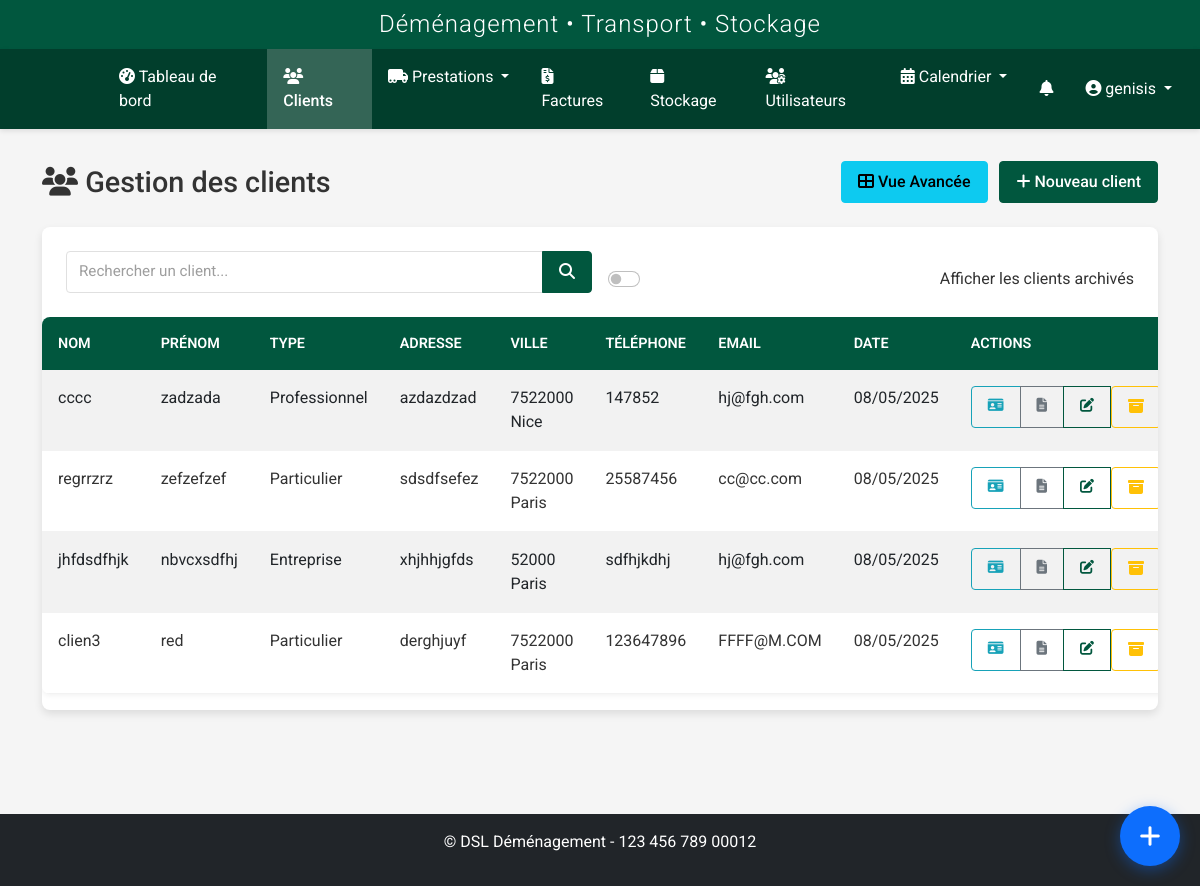
Screenshot of /clients/clients (signed in) with the database file from the repository.
### models.py (models this page shows, shortened)
class User(UserMixin, db.Model):
    id = db.Column(db.Integer, primary_key=True)
    nom = db.Column(db.String(64), nullable=False)
    prenom = db.Column(db.String(64), nullable=False)
    username = db.Column(db.String(64), unique=True, nullable=False)
    email = db.Column(db.String(120), unique=True, nullable=True)
    password_hash = db.Column(db.String(256), nullable=False)
    role = db.Column(db.String(20), nullable=False, default='transporteur')
    statut = db.Column(db.String(20), nullable=False, default='actif')
    vehicule = db.Column(db.String(100), nullable=True)
    type_vehicule_id = db.Column(db.Integer, db.ForeignKey('type_vehicule.id'), nullable=True)
    permis_conduire = db.Column(db.String(50), nullable=True)
    notes = db.Column(db.Text, nullable=True)
    derniere_connexion = db.Column(db.DateTime, nullable=True)
    date_creation = db.Column(db.DateTime, nullable=False, default=datetime.utcnow)
    prestations = db.relationship('Prestation', secondary=prestation_transporteurs, back_populates='transporteurs')
    type_vehicule = db.relationship('TypeVehicule', backref='transporteurs')
    def is_admin(self):
        return self.role in ['admin', 'superadmin']
    def is_transporteur(self):
        return self.role == 'transporteur' or self.is_admin()

class Client(db.Model):
    id = db.Column(db.Integer, primary_key=True)
    nom = db.Column(db.String(64), nullable=False)
    prenom = db.Column(db.String(64), nullable=False)
    adresse = db.Column(db.Text, nullable=True)
    code_postal = db.Column(db.String(10), nullable=True)
    ville = db.Column(db.String(64), nullable=True)
    pays = db.Column(db.String(64), default='France')
    telephone = db.Column(db.String(20), nullable=True)
    email = db.Column(db.String(120), nullable=True)
    type_client = db.Column(db.String(50), nullable=True)
    tags = db.Column(db.Text, nullable=True)
    observations = db.Column(db.Text, nullable=True)
    statut = db.Column(db.String(20), default='actif')
    archive = db.Column(db.Boolean, default=False)
    date_creation = db.Column(db.DateTime, nullable=False, default=datetime.utcnow)
    commercial_id = db.Column(db.Integer, db.ForeignKey('user.id'), nullable=True)
    commercial = db.relationship('User', backref=db.backref('clients', lazy=True), foreign_keys=[commercial_id])
    prestations_principales = db.relationship('Prestation', backref=db.backref('client_principal', lazy=True), lazy=True, foreign_keys="Prestation.client_id")
    prestations_supplementaires = db.relationship('Prestation', secondary=prestation_clients, back_populates='clients_supplementaires')
    factures = db.relationship('Facture', backref='client', lazy=True)

### routes/client.py (the view, shortened to what this page needs)
@client_bp.route('/clients')
@login_required
@role_required('commercial', 'admin', 'superadmin')
def index():
    form = SearchClientForm()
    query = request.args.get('query', '')
    show_archived = request.args.get('archives', type=bool, default=False)
    clients_query = Client.query
    if not current_user.is_admin():  # Si ce n'est pas un admin/superadmin
        clients_query = clients_query.filter_by(commercial_id=current_user.id)
    if not show_archived:
        clients_query = clients_query.filter_by(archive=False)
    clients = clients_query.order_by(Client.date_creation.desc()).all()
    return render_template(
        'clients/index.html',
        title='Gestion des Clients',
        clients=clients,
        form=form,
        query=query,
        search_query=query,
        show_archived=show_archived
    )

### templates/clients/index.html (shortened to what this page needs)
{% extends 'base.html' %}
{% block content %}
<div class="client-page">
    <div class="page-title">
        <h1><i class="fas fa-users"></i> Gestion des clients</h1>
        <div>
            <a href="{{ url_for('client.liste') }}" class="btn btn-info me-2">
                <i class="fas fa-th-large"></i> Vue Avancée
            </a>
            <a href="{{ url_for('client.add') }}" class="btn btn-primary">
                <i class="fas fa-plus"></i> Nouveau client
            </a>
        </div>
    </div>
    <div class="card">
        <div class="card-body">
            <form method="GET" action="{{ url_for('client.index') }}" class="row g-3 align-items-end">
                <div class="col-md-6">
                    <div class="input-group">
                        <input type="text" name="query" id="client-search" class="form-control" placeholder="Rechercher un client..." value="{{ search_query }}">
                        <button type="submit" class="btn btn-primary">
                            <i class="fas fa-search"></i>
                        </button>
                    </div>
                </div>
                <div class="col-md-6 text-md-end">
                    <div class="form-check form-switch">
                        <input class="form-check-input" type="checkbox" id="archive-toggle" name="archives" {% if show_archived %}checked{% endif %} onchange="this.form.submit()">
                        <label class="form-check-label" for="archive-toggle">Afficher les clients archivés</label>
                    </div>
                </div>
            </form>
        </div>
        <div class="table-responsive">
            <table class="table table-hover table-striped">
                <thead>
                    <tr>
                        <th>Nom</th>
                        <th>Prénom</th>
                        <th>Type</th>
                        <th>Adresse</th>
                        <th>Ville</th>
                        <th>Téléphone</th>
                        <th>Email</th>
                        <th>Date</th>
                        <th>Actions</th>
                    </tr>
                </thead>
                <tbody>
                    {% if clients %}
                        {% for client in clients %}
                            <tr {% if client.archive %}class="table-secondary"{% endif %}>
                                <td>{{ client.nom }}</td>
                                <td>{{ client.prenom }}</td>
                                <td>{{ client.type_client }}</td>
                                <td>{{ client.adresse|truncate(20) }}</td>
                                <td>
                                  {% if client.code_postal or client.ville %}
                                    {{ client.code_postal }} {{ client.ville }}
                                  {% endif %}
                                </td>
                                <td>{{ client.telephone }}</td>
                                <td>{{ client.email }}</td>
                                <td>{{ client.date_creation.strftime('%d/%m/%Y') }}</td>
                                <td>
                                    <div class="btn-group btn-group-sm">
                                        <a href="{{ url_for('client.details', id=client.id) }}" class="btn btn-outline-info" title="Fiche client">
                                            <i class="fas fa-id-card"></i>
                                        </a>
                                        <a href="{{ url_for('documents.client_documents', client_id=client.id) }}" class="btn btn-outline-secondary" title="Documents">
                                            <i class="fas fa-file-alt"></i>
                                        </a>
                                        <a href="{{ url_for('client.edit', id=client.id) }}" class="btn btn-outline-primary" title="Modifier">
                                            <i class="fas fa-edit"></i>
                                        </a>
                                        <form method="POST" action="{{ url_for('client.toggle_archive', id=client.id) }}" style="display:inline;">
                                            <button type="submit"
                                                   class="btn btn-outline-{{ 'success' if client.archive else 'warning' }}"
                                                   title="{{ 'Désarchiver' if client.archive else 'Archiver' }}">
                                                <i class="fas fa-{{ 'box-open' if client.archive else 'archive' }}"></i>
                                            </button>
                                        </form>
                                    </div>
                                </td>
                            </tr>
                        {% endfor %}
                    {% endif %}
                </tbody>
            </table>
        </div>
    </div>
</div>
{% endblock %}

### templates/base.html (shortened to what this page needs)
<!DOCTYPE html>
<html lang="fr">
<head>
    <link href="https://cdn.jsdelivr.net/npm/bootstrap@5.2.3/dist/css/bootstrap.min.css" rel="stylesheet">
    <link rel="stylesheet" href="https://cdnjs.cloudflare.com/ajax/libs/font-awesome/6.2.1/css/all.min.css">
    <link rel="stylesheet" href="https://cdnjs.cloudflare.com/ajax/libs/toastr.js/latest/toastr.min.css">
    <link href="https://cdn.jsdelivr.net/npm/fullcalendar@5.11.3/main.min.css" rel="stylesheet">
    <link href="https://cdn.jsdelivr.net/npm/summernote@0.8.18/dist/summernote-lite.min.css" rel="stylesheet">
    <link rel="stylesheet" href="{{ url_for('static', filename='css/style.css') }}">
    <link rel="stylesheet" href="{{ url_for('static', filename='css/notification-flash.css') }}">
    <link rel="stylesheet" href="{{ url_for('static', filename='css/notifications.css') }}">
    <link rel="stylesheet" href="{{ url_for('static', filename='css/prestations.css') }}">
    <link rel="stylesheet" href="{{ url_for('static', filename='css/custom-calendar.css') }}">
    <link rel="stylesheet" href="{{ url_for('static', filename='css/navbar-logos.css') }}">
    <link rel="stylesheet" href="{{ url_for('static', filename='css/whatsapp-buttons.css') }}">
    <link rel="stylesheet" href="{{ url_for('static', filename='css/quick-access-bubble.css') }}">
</head>
<body {% if current_user.is_authenticated %}data-user-role="{{ current_user.role }}" data-user-id="{{ current_user.id }}"{% endif %}>
    {% if current_user.is_authenticated %}
        <header>
            <div class="app-header">
                <h2>Déménagement • Transport • Stockage</h2>
            </div>
            <nav class="navbar navbar-dark navbar-expand-lg">
                <div class="container-fluid">
                    <a class="navbar-brand" href="{{ url_for('dashboard.index') }}">
                        <div class="logo-slideshow">
                        </div>
                    </a>
                    <div class="collapse navbar-collapse" id="navbarMain">
                        <ul class="navbar-nav me-auto mb-2 mb-lg-0">
                            <li class="nav-item">
                                <a class="nav-link {% if request.endpoint == 'dashboard.index' %}active{% endif %}" href="{{ url_for('dashboard.index') }}">
                                    <i class="fas fa-tachometer-alt"></i> Tableau de bord
                                </a>
                            </li>
                            <li class="nav-item">
                                <a class="nav-link {% if request.endpoint.startswith('client.') %}active{% endif %}" href="{{ url_for('client.index') }}">
                                    <i class="fas fa-users"></i> Clients
                                </a>
                            </li>
                            <li class="nav-item dropdown">
                                <a class="nav-link dropdown-toggle {% if request.endpoint.startswith('prestation.') %}active{% endif %}" href="#" id="prestationsDropdown" role="button" data-bs-toggle="dropdown" aria-expanded="false">
                                    <i class="fas fa-truck-moving"></i> Prestations
                                </a>
                            </li>
                            <li class="nav-item">
                                <a class="nav-link {% if request.endpoint.startswith('facture.') %}active{% endif %}" href="{{ url_for('facture.index') }}">
                                    <i class="fas fa-file-invoice-dollar"></i> Factures
                                </a>
                            </li>
                            <li class="nav-item">
                                <a class="nav-link {% if request.endpoint.startswith('stockage.') %}active{% endif %}" href="{{ url_for('stockage.index') }}">
                                    <i class="fas fa-box"></i> Stockage
                                </a>
                            </li>
                            {% if current_user.is_admin %}
                            <li class="nav-item">
                                <a class="nav-link {% if request.endpoint.startswith('user.') %}active{% endif %}" href="{{ url_for('user.index') }}">
                                    <i class="fas fa-users-cog"></i> Utilisateurs
                                </a>
                            </li>
                            {% endif %}
                            <li class="nav-item dropdown">
                                <a class="nav-link dropdown-toggle {% if request.endpoint.startswith('calendrier.') %}active{% endif %}" href="#" id="calendrierDropdown" role="button" data-bs-toggle="dropdown" aria-expanded="false">
                                    <i class="fas fa-calendar-alt"></i> Calendrier
                                </a>
                            </li>
                        </ul>
                        <ul class="navbar-nav">
                            {% if current_user.is_authenticated and (current_user.is_transporteur() or current_user.is_admin() or current_user.role in ['commercial', 'superadmin']) %}
                            <li class="nav-item">
                                <a href="{{ url_for('transporteur_prestations.notifications') }}" class="nav-link position-relative">
                                    <i class="fas fa-bell"></i>
                                </a>
                            </li>
                            {% endif %}
                            <li class="nav-item dropdown">
                                <a class="nav-link dropdown-toggle" href="#" id="userDropdown" role="button" data-bs-toggle="dropdown">
                                    <i class="fas fa-user-circle"></i> {{ current_user.username }}
                                </a>
                            </li>
                        </ul>
                    </div>
                </div>
            </nav>
        </header>
        <main class="main-content">
            <div class="container">
                {% block content %}{% endblock %}
            </div>
        </main>
        <footer class="mt-5 py-3 bg-dark text-white">
            <div class="container text-center">
                <p>&copy; {{ config.COMPANY_FULL_NAME }} - {{ config.COMPANY_SIRET }}</p>
            </div>
        </footer>
    {% else %}
        <main class="main-content">
            <div class="container">
                {% block auth_content %}{% endblock %}
            </div>
        </main>
    {% endif %}
</body>
</html>

### rows the page displays
User: username "genisis"
Client: nom "cccc", prenom "zadzada", type_client "Professionnel", adresse "azdazdzad", code_postal "7522000", ville "Nice", telephone "147852", email "hj@fgh.com", date_creation "08/05/2025", archive False (drawn)
Client: nom "regrrzrz", prenom "zefzefzef", type_client "Particulier", adresse "sdsdfsefez", code_postal "7522000", ville "Paris", telephone "25587456", email "cc@cc.com", date_creation "08/05/2025", archive False (drawn)
Client: nom "jhfdsdfhjk", prenom "nbvcxsdfhj", type_client "Entreprise", adresse "xhjhhjgfds", code_postal "52000", ville "Paris", telephone "sdfhjkdhj", email "hj@fgh.com", date_creation "08/05/2025", archive False (drawn)
Client: nom "clien3", prenom "red", type_client "Particulier", adresse "derghjuyf", code_postal "7522000", ville "Paris", telephone "123647896", email "FFFF@M.COM", date_creation "08/05/2025", archive False (drawn)

### other values shown
{{ config.COMPANY_FULL_NAME }} "DSL Déménagement"
{{ config.COMPANY_SIRET }} "123 456 789 00012"
